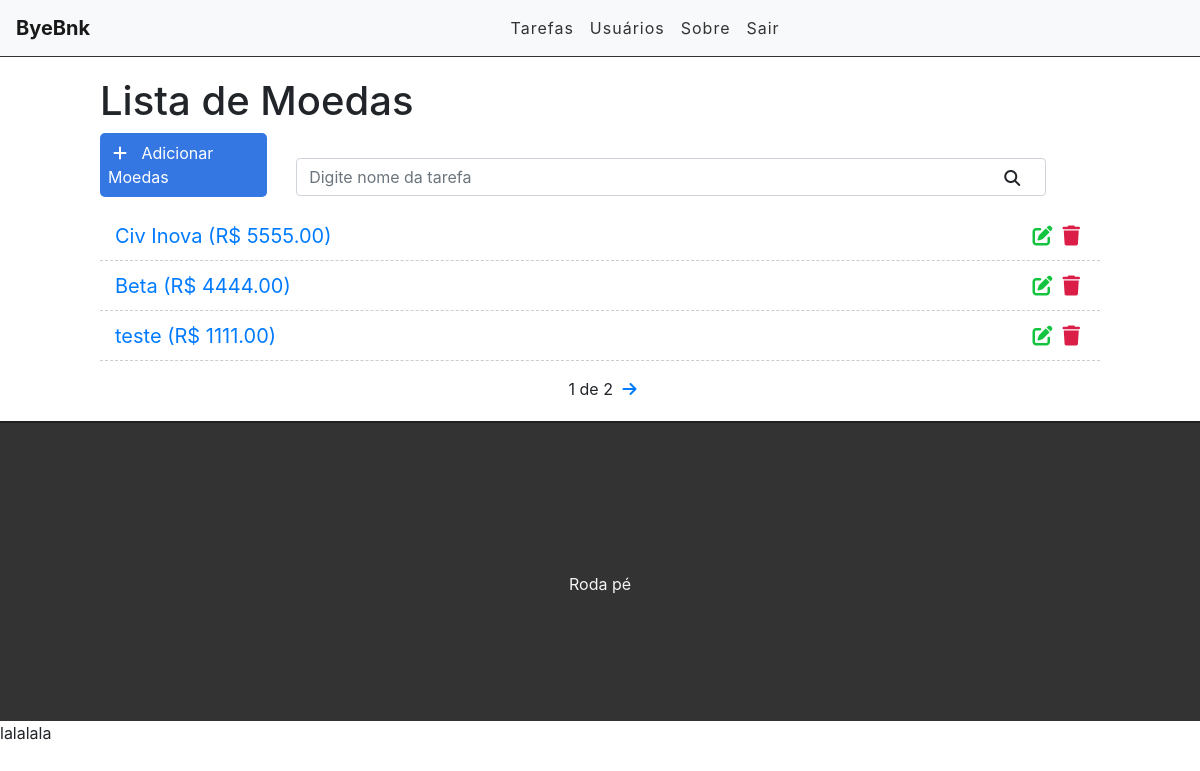
The app's page / (signed in) with its own data.
### tasks/models.py (models this page shows, shortened)
class Task(models.Model):
    STATUS = (
        ('renda fixa', 'renda fixa'),
        ('renda variável', 'renda variável'),
        ('cripto', 'cripto')
    )
    nome = models.CharField(max_length=255)
    valor = models.DecimalField(max_digits=10, decimal_places=2, default=0)
    modalidade = models.CharField(max_length=14, choices=STATUS)
    user = models.ForeignKey(get_user_model(), on_delete=models.CASCADE)
    created_at = models.DateTimeField(auto_now_add=True)
    updated_at = models.DateTimeField(auto_now=True)

### tasks/views.py (the view)
# urls.py: path('', views.taskList, name='task-list'),
@login_required
def taskList(request):
    search = request.GET.get('search')
    if search:
        tasks = Task.objects.filter(nome__icontains=search, user=request.user)
    else:
        tasks_list = Task.objects.all().order_by('-created_at').filter(user=request.user)
        paginator = Paginator(tasks_list, 3)
        page = request.GET.get('page')
        tasks = paginator.get_page(page)
    return render(request, 'tasks/list.html', {'tasks': tasks})

### tasks/templates/tasks/list.html (shortened to what this page needs)
{% extends 'base.html' %}
{% block content %}
<div class="offset-1 col-10 list-div">
    <h1>Lista de Moedas</h1>
    <a id="add-link" href="newtask">
        <div id="add-link" class="col-2 add-div">
            <i class="fas fa-plus"></i> Adicionar Moedas
        </div>
    <a>
    <div class="col-9 search-div">
        <form method="GET" id="search-form">
            <input class="form-control" type="text" id="search" name="search" placeholder="Digite nome da tarefa" value="{{ request.GET.search }}">
            <i class="fas fa-search" id="search-btn"></i>
        </form>
    </div>
    <ul class="task-list">
        {% for task in tasks %}
        <li class="task-item">
            <span><a href="/task/{{task.id}}">{{ task.nome }} (R$ {{ task.valor }})</a></span>
            <a href="deletetask/{{ task.id }}" class="delete-btn"><span><i class="fas fa-trash"></i></span></a>
            <a href="edittask/{{ task.id }}"><span><i class="fas fa-edit"></i></span></a>
        </li>
        {% endfor %}
    </ul>
    <div class="pagination">
        <span class="step-links">
            {% if tasks.paginator.num_pages %}
            <span class="current">
                {{ tasks.number }} de {{tasks.paginator.num_pages}}
            </span>
            {% endif %}
            {% if tasks.has_next %}
                <a href="?page={{ tasks.next_page_number }}"><i class="fas fa-arrow-right"></i></a>
            {% endif %}
        </span>
    </div>
</div>
{% endblock %}

### tasks/static/css/styles.css (style rules this page uses)
#add-link { text-decoration: none; }
.add-div { background-color: #3476e2; cursor: pointer; display: inline-block; color: #FFF; padding: 8px; border-radius: 5px; margin-right: 25px; }
.fas.fa-plus { color: #FFF; margin-right: 10px; margin-left: 5px; }
.fas.fa-search { position: absolute; top: 12px; right: 26px; cursor: pointer; }
.search-div { padding: 0; margin-top: 15px; margin-bottom: 15px; display: inline-block; }
.list-div { padding: 0; }
.task-list { padding-left: 0; }
.task-item { list-style: none; font-size: 20px; height: 50px; padding: 0 15px; padding-top: 10px; border-bottom: 1px dashed #CCC; }
.fas.fa-trash { color: #db1e47; cursor: pointer; margin: 5px; font-size: 20px; float: right; }
.fas.fa-edit { color: #13c43f; cursor: pointer; margin: 5px; font-size: 20px; float: right; }
.pagination { margin-bottom: 20px; }
.step-links { position: relative; margin-left: auto; margin-right: auto; }
.step-links .current { margin-left: 5px; margin-right: 5px; }

### records on screen
Task: nome "Civ Inova", valor "5555.00"
Task: nome "Beta", valor "4444.00"
Task: nome "teste", valor "1111.00"

### other values on screen
{{ tasks.number }} "1"
{{ tasks.paginator.num_pages }} "2"
